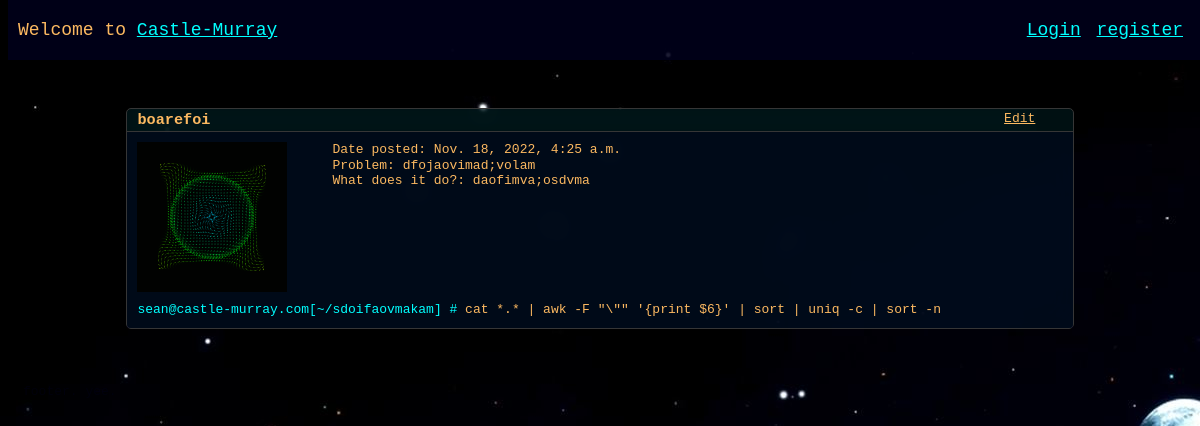
The page /post/8/ on the database its author committed.
### blog/models.py (models this page shows, shortened)
class Post(models.Model):
    title = models.CharField(max_length=100)
    content = models.TextField()
    date_posted = models.DateTimeField(default=timezone.now)
    author = models.ForeignKey(User, on_delete=models.CASCADE)
    use = models.CharField(max_length=500)
    problem = models.CharField(max_length=500)
    context = models.CharField(max_length=30)

### users/models.py (models this page shows, shortened)
class Profile(models.Model):
    user = models.OneToOneField(User, on_delete=models.CASCADE)
    image = models.ImageField(
        default='default.png',
        upload_to='profile_pics'
    )

### blog/views.py (the view)
# urls.py: path('post/<int:pk>/', PostDetailView.as_view(), name='post-detail'),
class PostDetailView(DetailView):
    model = Post

### blog/templates/blog/post_detail.html
{% extends "blog/base.html" %}
{% block content %}
<div class="post">
    <div class="post-title">
        <div class="post-title-head">
            <h3>{{ post.title }} </h3>
        </div>
        <div class="post-title-right"><a href="{% url 'post-update' post.id %}">Edit</a></div>
    </div>
    <div class="post-detail">
        <div name="neofetch">
            <div class="logo">
                <img src="{{ post.author.profile.image.url }}" alt="">
            </div>
            <div class="info">
                Date posted: {{ post.date_posted }} <br>
                Problem: {{ post.problem }} <br>
                What does it do?: {{ post.use }} <br>
            </div>
        </div>
        <div class="postlines">
            <span class="username">{{ post.author }}@castle-murray.com[~/{{ post.context}}] # </span>
            <pre class="post-content">{{ post.content }}</pre>
        </div>
    </div>
</div>
{% endblock content %}

### blog/static/blog/main.css (style rules this page uses)
body { color: rgb(252, 185, 97); font-family: monospace; }
.background { background-image: url("bg.jpg"); background-attachment: fixed; }
.post { padding: none; margin: none; background-color: rgba(0, 34, 39, 0.479); border-style: solid; margin-bottom: 40px; border: solid; border-width: 1px; border-radius: 5px; border-color: rgb(54, 54, 54); transition: 0.5s; backdrop-filter: blur(15px); }
pre { white-space: pre-wrap; white-space: -moz-pre-wrap; white-space: -pre-wrap; white-space: -o-pre-wrap; word-wrap: break-word; }
.post-title { width: 95%; display: inline-flex; flex-flow: row; justify-content: space-between; margin-top: 0px; margin-bottom: 0px; padding: 2px; padding-left: 10px; border-bottom: 0px; border-top-left-radius: 6px; backdrop-filter: blur(15px); }
.post-title a { color: rgb(252, 185, 97); transition: 0.5s; }
.post-title h3 { margin: 0px; }
.post-title-right { display: inline; padding-right: 0px; }
.username { color: aqua; }
.post-detail { background-color: rgba(0, 0, 34, 0.4); margin-top: none; padding: 5px; line-height: 1.2; border-top: solid; border-color: rgb(54, 54, 54); border-width: 1px; }
.logo img { max-width: 150px; max-height: 150px; float: left; margin-right: 40px; padding: 5px; }
.info { width: auto; height: auto; padding: 5px }
.postlines { margin-top: 20px; position: relative; clear: both; padding: 5px; }
.post-content { text-align: left; display: inline; }

### rows shown on the page
Post: title "boarefoi", author.profile.image (picture), date_posted "Nov. 18, 2022, 4:25 a.m.", problem "dfojaovimad;volam", use "daofimva;osdvma", author "sean", context "sdoifaovmakam", content "cat *.* | awk -F \"\\\"\" '{print $6}' | sort | uniq -c | sort -n"
